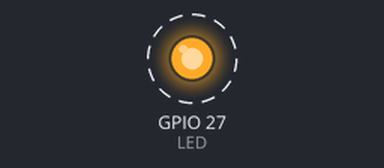
This program was run on a simulated Raspberry Pi (BCM pin numbers). Parts: output pins drawn as LEDs (lit = HIGH). Dashed ring = blinking.

Above: at 0.5 s.
Timing chart, 0 to 4.6 s (numbered marks = the images above):
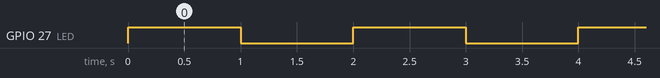

The program:

blink.py
```python
#!./env/bin/python3

import RPi.GPIO as GPIO
from time import sleep

LED = 27

GPIO.setmode(GPIO.BCM)
GPIO.setup(LED, GPIO.OUT, initial=GPIO.LOW)

while True:
    GPIO.output(LED, GPIO.HIGH)
    sleep(1)
    GPIO.output(LED, GPIO.LOW)
    sleep(1)
```

Measured:
- by itself, GPIO 27 (LED): alternates HIGH for 1.0 s and LOW for 1.0 s
